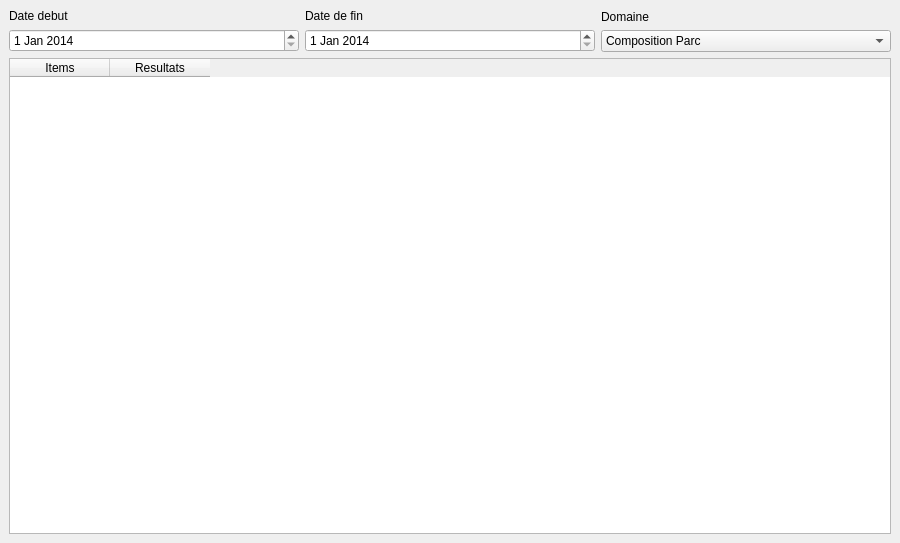
<?xml version="1.0" encoding="UTF-8"?>
<ui version="4.0">
 <class>MainWindow</class>
 <widget class="QMainWindow" name="MainWindow">
  <property name="geometry">
   <rect>
    <x>0</x>
    <y>0</y>
    <width>900</width>
    <height>543</height>
   </rect>
  </property>
  <property name="windowTitle">
   <string>Indicateurs</string>
  </property>
  <widget class="QWidget" name="centralWidget">
   <layout class="QVBoxLayout" name="verticalLayout_5">
    <item>
     <layout class="QVBoxLayout" name="verticalLayout_4">
      <item>
       <layout class="QHBoxLayout" name="horizontalLayout">
        <item>
         <layout class="QVBoxLayout" name="verticalLayout">
          <item>
           <widget class="QLabel" name="label">
            <property name="text">
             <string>Date debut</string>
            </property>
           </widget>
          </item>
          <item>
           <widget class="QDateEdit" name="dateEdit">
            <property name="date">
             <date>
              <year>2014</year>
              <month>1</month>
              <day>1</day>
             </date>
            </property>
           </widget>
          </item>
         </layout>
        </item>
        <item>
         <layout class="QVBoxLayout" name="verticalLayout_2">
          <item>
           <widget class="QLabel" name="label_2">
            <property name="text">
             <string>Date de fin</string>
            </property>
           </widget>
          </item>
          <item>
           <widget class="QDateEdit" name="dateEdit_2">
            <property name="date">
             <date>
              <year>2014</year>
              <month>1</month>
              <day>1</day>
             </date>
            </property>
           </widget>
          </item>
         </layout>
        </item>
        <item>
         <layout class="QVBoxLayout" name="verticalLayout_3">
          <item>
           <widget class="QLabel" name="label_3">
            <property name="text">
             <string>Domaine</string>
            </property>
           </widget>
          </item>
          <item>
           <widget class="QComboBox" name="comboBox">
            <item>
             <property name="text">
              <string>Composition Parc</string>
             </property>
            </item>
            <item>
             <property name="text">
              <string>Temperature</string>
             </property>
            </item>
            <item>
             <property name="text">
              <string>Volumes</string>
             </property>
            </item>
            <item>
             <property name="text">
              <string>Cartographie</string>
             </property>
            </item>
            <item>
             <property name="text">
              <string>Afficheurs</string>
             </property>
            </item>
            <item>
             <property name="text">
              <string>Masses/Temps</string>
             </property>
            </item>
           </widget>
          </item>
         </layout>
        </item>
       </layout>
      </item>
      <item>
       <widget class="QTableWidget" name="tableWidget">
        <column>
         <property name="text">
          <string>Items</string>
         </property>
        </column>
        <column>
         <property name="text">
          <string>Resultats</string>
         </property>
        </column>
       </widget>
      </item>
     </layout>
    </item>
   </layout>
  </widget>
 </widget>
 <resources/>
 <connections/>
</ui>
